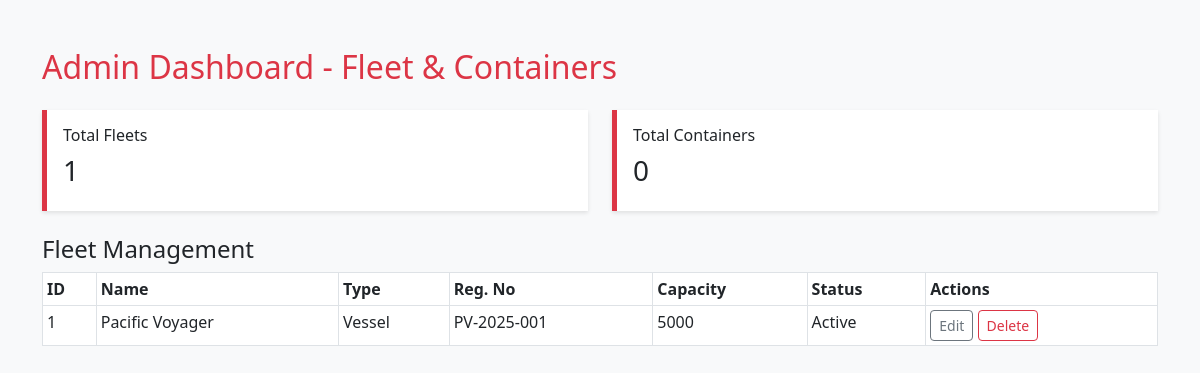
The app's page /admin/manage_containers.php (signed in) with its own data.
### tables this page shows
CREATE TABLE `fleets` (
  `id` int(11) NOT NULL,
  `fleet_name` varchar(100) NOT NULL,
  `type` enum('Vessel','Truck') NOT NULL,
  `registration_no` varchar(50) DEFAULT NULL,
  `capacity` int(11) DEFAULT NULL,
  `status` enum('Active','Inactive','Under Maintenance') DEFAULT 'Active',
  `created_at` datetime DEFAULT current_timestamp(),
  `updated_at` datetime DEFAULT current_timestamp() ON UPDATE current_timestamp(),
  `manufacturer` varchar(100) DEFAULT NULL,
  `model` varchar(100) DEFAULT NULL,
  `year_built` int(11) DEFAULT NULL,
  `location` varchar(255) DEFAULT NULL,
  `notes` text DEFAULT NULL
);

### admin/manage_containers.php (the view, shortened to what this page needs)
<?php
global $pdo;
$userRole = $_SESSION['role'] ?? 'user';
function can($module, $perm) {
    global $pdo, $userRole;
    static $cache = [];
    if (!isset($cache[$userRole])) {
        $stmt = $pdo->prepare("SELECT module, can_view, can_create, can_edit, can_delete FROM roles_permissions WHERE role = ?");
        $stmt->execute([$userRole]);
        $cache[$userRole] = array_column($stmt->fetchAll(PDO::FETCH_ASSOC), null, 'module');
    }
    return isset($cache[$userRole][$module]) && $cache[$userRole][$module][$perm];
}
$totalFleets = $pdo->query("SELECT COUNT(*) FROM fleets")->fetchColumn();
$totalContainers = $pdo->query("SELECT COUNT(*) FROM containers")->fetchColumn();
$fleets = can('manage_fleet','can_view') ? $pdo->query("SELECT * FROM fleets ORDER BY id DESC")->fetchAll() : [];
?>
<!DOCTYPE html>
<html lang="en">
<head>
  <link href="https://cdn.jsdelivr.net/npm/bootstrap@5.3.0/dist/css/bootstrap.min.css" rel="stylesheet">
</head>
<body>
<div class="container py-5">
  <h2 class="mb-4 text-danger">Admin Dashboard - Fleet & Containers</h2>
  <div class="row mb-4">
    <div class="col-md-6">
      <div class="p-3 bg-white dashboard-card">
        <h6>Total Fleets</h6>
        <h3><?= $totalFleets ?></h3>
      </div>
    </div>
    <div class="col-md-6">
      <div class="p-3 bg-white dashboard-card">
        <h6>Total Containers</h6>
        <h3><?= $totalContainers ?></h3>
      </div>
    </div>
  </div>
  <?php if (!empty($fleets)): ?>
  <div class="mt-4">
    <h4 class="text-dark">Fleet Management</h4>
    <table class="table table-sm table-bordered bg-white">
      <thead><tr><th>ID</th><th>Name</th><th>Type</th><th>Reg. No</th><th>Capacity</th><th>Status</th><th>Actions</th></tr></thead>
      <tbody>
      <?php foreach($fleets as $f): ?>
        <tr>
          <td><?= $f['id'] ?></td>
          <td><?= htmlspecialchars($f['fleet_name']) ?></td>
          <td><?= $f['type'] ?></td>
          <td><?= $f['registration_no'] ?></td>
          <td><?= $f['capacity'] ?></td>
          <td><?= $f['status'] ?></td>
          <td>
            <?php if (can('manage_fleet','can_edit')): ?>
              <a href="fleet_form.php?id=<?= $f['id'] ?>" class="btn btn-sm btn-outline-secondary">Edit</a>
            <?php endif; ?>
            <?php if (can('manage_fleet','can_delete')): ?>
              <a href="fleet_delete.php?id=<?= $f['id'] ?>" class="btn btn-sm btn-outline-danger" onclick="return confirm('Delete this fleet?')">Delete</a>
            <?php endif; ?>
          </td>
        </tr>
      <?php endforeach; ?>
      </tbody>
    </table>
  </div>
  <?php endif; ?>
</div>
</body>
</html>

### admin/manage_containers.php (style rules this page uses)
body { background-color: #f8f9fa; }
.dashboard-card { box-shadow: 0 2px 4px rgba(0,0,0,0.1); border-left: 5px solid #dc3545; }
.table thead { background-color: #f1f1f1; }

### records on screen
fleets: id "1", fleet_name "Pacific Voyager", type "Vessel", registration_no "PV-2025-001", capacity "5000", status "Active"

### other values on screen
$totalFleets "1"
$totalContainers "0"
